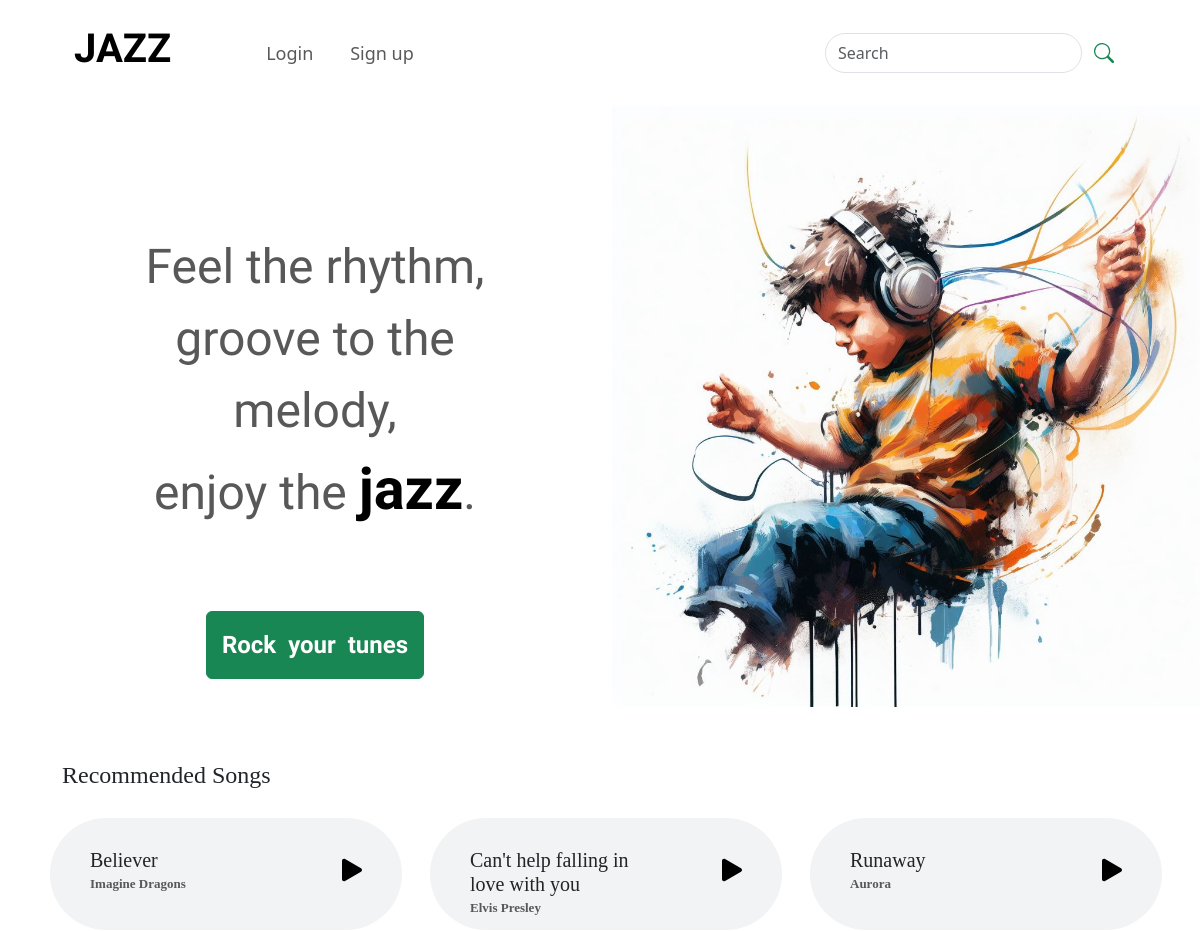
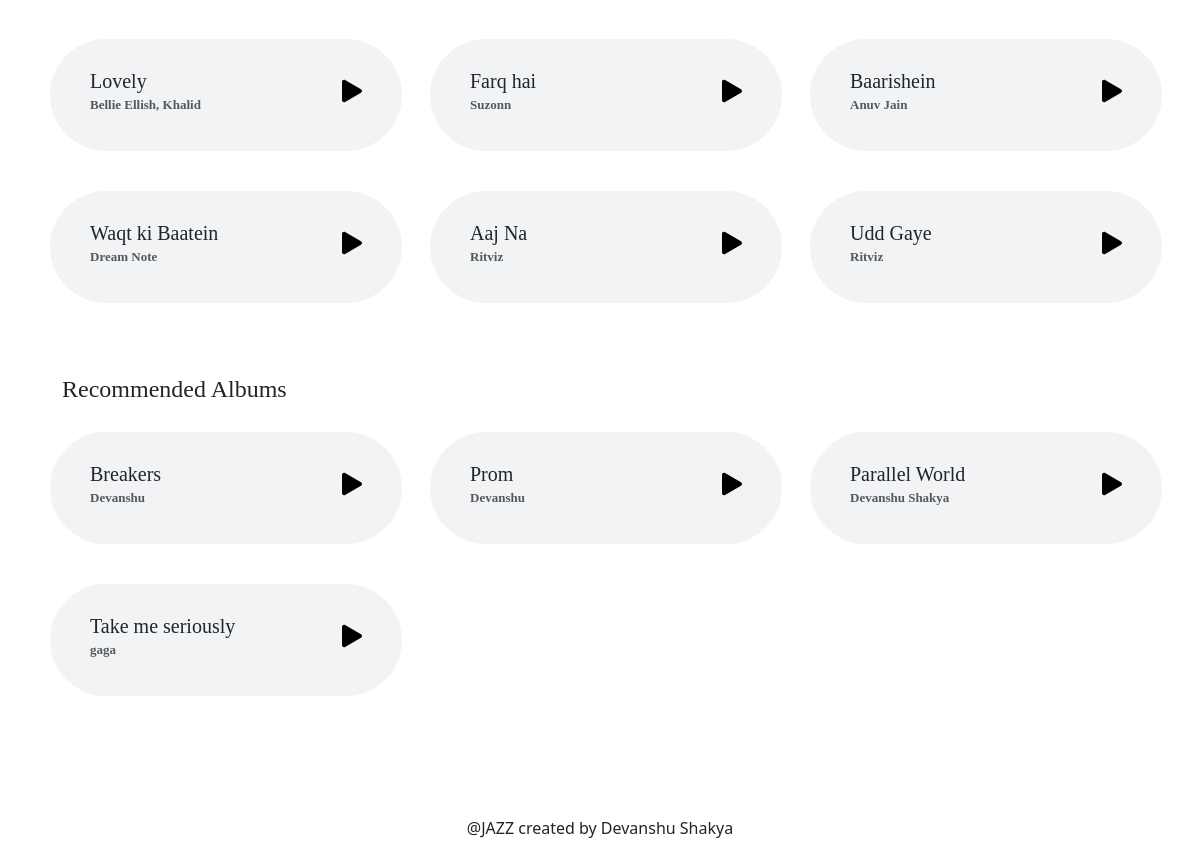
The page / on the database its author committed (2 pictures, top to bottom).
### main.py (models this page shows)
class Song(db.Model):
    __tablename__='song'
    id = db.Column(db.Integer, primary_key=True, autoincrement=True)
    title = db.Column(db.String, nullable=False)
    singers = db.Column(db.String, nullable=False)
    date = db.Column(db.String, nullable=False)
    lyrics = db.Column(db.String(255))
    user_id = db.Column(db.Integer, db.ForeignKey('user.id'))
    album_id = db.Column(db.Integer, db.ForeignKey('album.id'))

class Album(db.Model):
    __tablename__='album'
    id = db.Column(db.Integer, primary_key=True, autoincrement= True)
    name = db.Column(db.String, nullable= False)
    genre = db.Column(db.String)
    artist = db.Column(db.String)
    user_id = db.Column(db.Integer, db.ForeignKey('user.id'), nullable=False)

### main.py (the view)
@app.route('/')
def home():
    query=text('select * from song')
    songs=db.session.execute(query).fetchall()[:9]
    query=text('select * from album')
    albums=db.session.execute(query).fetchall()[:9]
    if current_user.is_authenticated:
        query=text('select * from playlist where user_id={}'.format(current_user.id))
        playlists=db.session.execute(query).fetchall()
        return render_template('index.html',songs=songs, playlists=playlists, albums=albums)
    else:
        return render_template('index.html',songs=songs, albums=albums)

### templates/index.html (shortened to what this page needs)
<!doctype html>
<html lang="en">
<head>
    <link href="https://cdn.jsdelivr.net/npm/bootstrap@5.3.2/dist/css/bootstrap.min.css" rel="stylesheet"
>
</head>
<body>
    <div class="container">
        <nav class="navbar navbar-expand-lg" style="padding:20px;">
            <div class="container-fluid">
                <a class="navbar-brand" href="#" style="font-family: Megrim;">
                    <h1 style="font-weight: bold; font-size: 250;">JAZZ</h1>
                </a>
                <div class="collapse navbar-collapse" id="navbarSupportedContent" style="margin-left: 50px;">
                    <ul class="navbar-nav me-auto mb-2 mb-lg-0">
                        {% if current_user.is_authenticated %}
                        <!-- <li class="nav-item" style="font-size: large;">
                            <a class="nav-link" aria-current="page" href="#">Profile</a>
                        </li> -->
                        &nbsp;&nbsp;&nbsp;&nbsp;&nbsp;
                        {% if current_user.roles!=[] and current_user.roles[0].name=='admin' %}
                        <li class="nav-item" style="font-size: large;">
                            <a class="nav-link" aria-current="page" href="/admin">Admin Dashboard</a>
                        </li>
                        {% else %}
                        <li class="nav-item" style="font-size: large;">
                            <a class="nav-link" aria-current="page" href="/creator">Creator Account</a>
                        </li>
                        {% endif %}
                        &nbsp;&nbsp;&nbsp;&nbsp;&nbsp;
                        <li class="nav-item" style="font-size: large;">
                            <a class="nav-link" aria-current="page" href="/logout">Logout</a>
                        </li>
                        &nbsp;&nbsp;&nbsp;&nbsp;&nbsp;
                        <li class="nav-item" style="font-size: large;">
                            <a class="nav-link" aria-current="page" href="/user_profile">Profile</a>
                        </li>
                        &nbsp;&nbsp;&nbsp;&nbsp;&nbsp;
                        &nbsp;&nbsp;&nbsp;&nbsp;&nbsp;
                        &nbsp;&nbsp;&nbsp;&nbsp;&nbsp;
                        &nbsp;&nbsp;&nbsp;&nbsp;&nbsp;
                        {% if current_user!=[] or current_user.roles[0].name!='admin' %}
                        <button class="btn btn-dark" style="font-family: century gothic;" type="button"
                            data-bs-toggle="offcanvas" data-bs-target="#offcanvasTop" aria-controls="offcanvasTop">Your
                            Playlists</button>
                        {% endif %}
                        {% else %}
                        <li class="nav-item">
                            <a class="nav-link" href="/login" style="font-size: large;">Login</a>
                        </li>
                        <li class="nav-item">
                            <a class="nav-link" href="/register" style="font-size: large;">Sign up</a>
                        </li>
                        {% endif %}
                    </ul>
                    <form class="d-flex" role="search">
                        <input class="form-control " type="search" placeholder="Search" aria-label="Search"
                            style="border-radius: 60px;">
                        <button class="btn btn-outline-success" type="submit"
                            style="border: none; padding-bottom: 10px;border-radius: 50px;"></button>
                    </form>
                </div>
            </div>
        </nav>
    </div>
    <div class="container">
        <div class="row">
            <div class="col-sm"
                style="margin-top: 125px;font-family: Rock Salt;font-size: 300%; text-align: center; color:rgb(88, 88, 88);">
                Feel the rhythm, <br> groove to the <br> melody,<br> enjoy the <span
                    style="font-family: Megrim;font-weight: 700;font-size: larger; color: black;">jazz</span>.<br>
                <br>
                <button class="btn btn-success" type="button" data-bs-toggle="offcanvas"
                    data-bs-target="#offcanvasScrolling" aria-controls="offcanvasScrolling" type="button"
                    style="padding: 15px;"><span style="font-weight: bold; font-size: x-large;">Rock &nbsp;your&nbsp;
                        tunes</span></button>
            </div>
            <div class="col-sm"><img src="../static/img/img4.jpg" width="110%"></div>
        </div>
    </div>
    <div class="container text-center" style="margin-top: 50px;">
        <div
            style="text-align: left;padding-left: 20px; font-size: x-large;font-family: Century Gothic;padding-bottom: 5px;">
            Recommended Songs
        </div>
        <div class="row">
            {% for song in songs %}
            <div class="col-sm-4" style="padding: 20px;">
                <div class="card"
                    style="width: 22rem; border: none; background-color: #f1f3f4;border-radius: 60px; height:7rem;">
                    <div class="row">
                        <div class="col-9">
                            <div class="card-body" style="padding: 30px;padding-left: 40px; text-align: left;">
                                <h5 class="card-title" style="font-family: Century Gothic;">{{song.title}}
                                </h5>
                                <h6 class="card-subtitle mb-2 text-body-secondary"
                                    style="font-family: Century Gothic; font-size: small; font-weight: bold; color: grey;">
                                    {{song.singers}}</h6>
                                <br>
                            </div>
                        </div>
                        <div class="col-2">
                            <div style="text-align: left;padding-top: 32px;padding-right: 10px;">
                                <a href="{{url_for('watch',id=song.id)}}" style="text-decoration: none;">
                                    <svg xmlns="http://www.w3.org/2000/svg" width="40" height="40" fill="black"
                                        class="bi bi-play-fill" viewBox="0 0 16 16">
                                        <path
                                            d="m11.596 8.697-6.363 3.692c-.54.313-1.233-.066-1.233-.697V4.308c0-.63.692-1.01 1.233-.696l6.363 3.692a.802.802 0 0 1 0 1.393z" />
                                    </svg>
                                </a>
                            </div>
                        </div>
                    </div>
                </div>
            </div>
            {% endfor %}
        </div>
        <br>
        <br>
        <div
            style="text-align: left;padding-left: 20px; font-size: x-large;font-family: Century Gothic;padding-bottom: 5px;">
            Recommended Albums
        </div>
        <div class="row">
            {% for album in albums %}
            <div class="col-sm-4" style="padding: 20px;">
                <div class="card"
                    style="width: 22rem; border: none; background-color: #f1f3f4;border-radius: 60px; height:7rem;">
                    <div class="row">
                        <div class="col-9">
                            <div class="card-body" style="padding: 30px;padding-left: 40px; text-align: left;">
                                <h5 class="card-title" style="font-family: Century Gothic;">{{album.name}}
                                </h5>
                                <h6 class="card-subtitle mb-2 text-body-secondary"
                                    style="font-family: Century Gothic; font-size: small; font-weight: bold; color: grey;">
                                    {{album.artist}}</h6>
                                <br>
                            </div>
                        </div>
                        <div class="col-2">
                            <div style="text-align: left;padding-top: 32px;padding-right: 10px;">
                                <a href="{{url_for('play_album',album_id=album.id, song_id=0)}}" style="text-decoration: none;">
                                    <svg xmlns="http://www.w3.org/2000/svg" width="40" height="40" fill="black"
                                        class="bi bi-play-fill" viewBox="0 0 16 16">
                                        <path
                                            d="m11.596 8.697-6.363 3.692c-.54.313-1.233-.066-1.233-.697V4.308c0-.63.692-1.01 1.233-.696l6.363 3.692a.802.802 0 0 1 0 1.393z" />
                                    </svg>
                                </a>
                            </div>
                        </div>
                    </div>
                </div>
            </div>
            {% endfor %}
        </div>
    </div>
    <div style="text-align: center; margin-top: 100px;">
        @JAZZ created by Devanshu Shakya
    </div>
    <br>
    <br>
    <br>
</body>
</html>

### rows shown on the page
Song: title "Believer", singers "Imagine Dragons"
Song: title "Can't help falling in love with you", singers "Elvis Presley"
Song: title "Runaway", singers "Aurora"
Song: title "Lovely", singers "Bellie Ellish, Khalid"
Song: title "Farq hai", singers "Suzonn"
Song: title "Baarishein", singers "Anuv Jain"
Song: title "Waqt ki Baatein", singers "Dream Note"
Song: title "Aaj Na", singers "Ritviz"
Song: title "Udd Gaye", singers "Ritviz"
Album: name "Breakers", artist "Devanshu"
Album: name "Prom", artist "Devanshu"
Album: name "Parallel World", artist "Devanshu Shakya"
Album: name "Take me seriously", artist "gaga"
